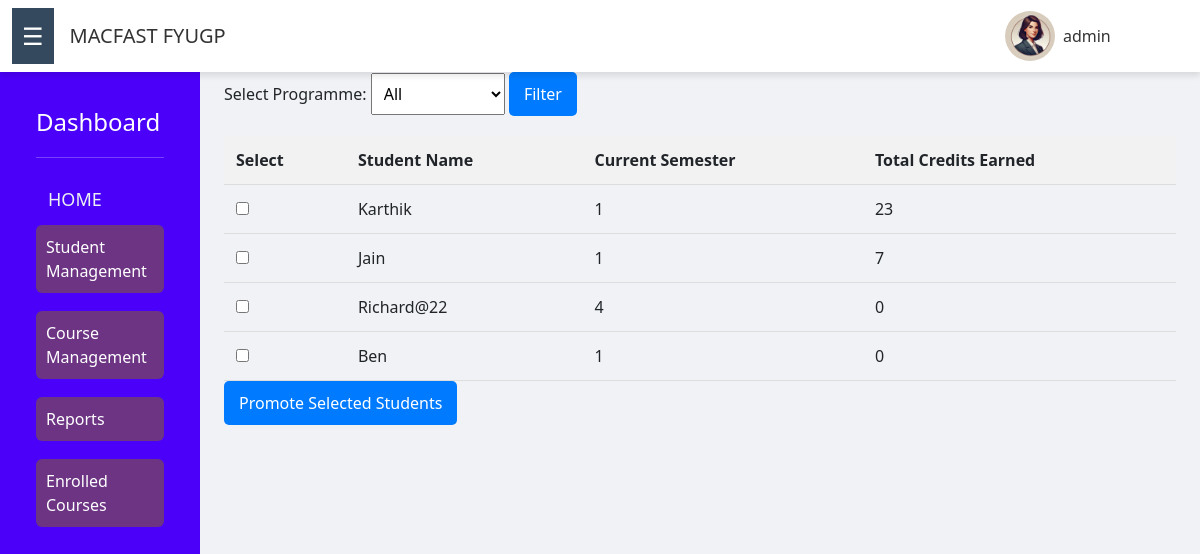
Screenshot of /promote-students/ (signed in) with the database file from the repository.
### core/models.py (models this page shows, shortened)
class CustomUser(AbstractUser):
    USER_TYPE_CHOICES = (
        ('student', 'Student'),
    )
    user_type = models.CharField(max_length=10, choices=USER_TYPE_CHOICES,default='student')
    objects = CustomUserManager()  # Attach CustomUserManager to the model

class StudentProfile(models.Model):
    user = models.OneToOneField(CustomUser, on_delete=models.CASCADE)
    first_name = models.CharField(max_length=30,default='')  # First name
    last_name = models.CharField(max_length=30,default='')   # Last name
    phone_number = models.CharField(max_length=15,default='')  # Phone number
    address = models.TextField(default='')  # Address
    dob = models.DateField()
    profile_picture = models.ImageField(upload_to='profile_pics/')
    programme = models.ForeignKey(Programme, on_delete=models.SET_NULL, null=True)
    department = models.ForeignKey(Department, on_delete=models.SET_NULL, null=True)
    board = models.CharField(max_length=100)
    subjects = models.ManyToManyField(Subject)  # Part III subjects studied in Plus Two
    semester = models.IntegerField(default=1)
    approved = models.BooleanField(default=False)

### core/views.py (the view, shortened to what this page needs)
# urls.py: path('promote-students/',views.promote_students_view, name='promote_students'),
@user_passes_test(lambda u: u.is_staff)  # Ensure only admins can access this view
def promote_students_view(request):
    selected_programme_id = request.GET.get('programme')
    students = StudentProfile.objects.all()
    if selected_programme_id:
        students = students.filter(programme__id=selected_programme_id)
    student_data = []
    for student in students:
        enrolled_courses = Enrollment.objects.filter(student=student)  # Adjust this according to your enrollment model
        total_credits = sum(course.course.credit for course in enrolled_courses)
        student_data.append({
            'student': student,
            'total_credits': total_credits,
        })
    programmes = Programme.objects.all()  # Fetch all programmes for the dropdown
    return render(request, 'promote_students.html', {
        'student_data': student_data,  # Pass calculated student data including total credits
        'programmes': programmes,
        'selected_programme_id': selected_programme_id,  # Pass the selected programme id
    })

### core/context_processors.py (called while the page is built)
def student_profile_processor(request):
    student_profile = None
    if request.user.is_authenticated:
        try:
            student_profile = StudentProfile.objects.get(user=request.user)
        except StudentProfile.DoesNotExist:
            pass  # Handle if the student profile does not exist
    return {'student_profile': student_profile}

### templates/promote_students.html (shortened to what this page needs)
{% extends 'abase.html' %}
{% block content %}
<form method="GET" action="" class="filter-form">
    <label for="programme">Select Programme:</label>
    <select name="programme" id="programme">
        <option value="">All</option>
    </select>
    <button type="submit" class="btn-primary">Filter</button>
</form>
<form method="POST" action="">
    <table>
        <thead>
            <tr>
                <th>Select</th>
                <th>Student Name</th>
                <th>Current Semester</th>
                <th>Total Credits Earned</th>
            </tr>
        </thead>
        <tbody>
            {% for item in student_data %}
                <tr>
                    <td><input type="checkbox" name="students" value="{{ item.student.id }}"></td>
                    <td>{{ item.student.user.username }}</td>
                    <td>{{ item.student.semester }}</td>
                    <td>{{ item.total_credits }}</td>
                </tr>
            {% endfor %}
        </tbody>
    </table>
    <button type="submit" class="btn-primary">Promote Selected Students</button>
</form>
{% endblock %}

### templates/abase.html (shortened to what this page needs)
<!DOCTYPE html>
<html lang="en">
<head>
    <link href="https://cdn.jsdelivr.net/npm/bootstrap@5.3.0-alpha1/dist/css/bootstrap.min.css" rel="stylesheet">
    {% load static %}
    <link href="{% static 'css/styles.css' %}" rel="stylesheet">
</head>
<body>
<nav class="navbar navbar-expand-lg">
    <div class="container-fluid">
        <button class="sidebar-toggle-btn" id="sidebar-toggle-btn">&#9776;</button>
        <a class="navbar-brand ms-3" href="#">MACFAST FYUGP</a>
        <div class="ms-auto d-flex align-items-center">
            <img src="{% static 'images/admin.webp' %}" class="rounded-circle" alt="Profile Picture" width="50" height="50">
            <ul class="navbar-nav">
                <li class="nav-item">
                    <a class="nav-link" href="">{{ user.username }}</a>
                </li>
                <li class="nav-item">
                    <a class="nav-link btn btn-danger text-white" href="#"
                       onclick="event.preventDefault(); document.getElementById('logout-form').submit();">
                    </a>
                </li>
            </ul>
        </div>
    </div>
</nav>
<div class="container-fluid">
    <div class="row">
        <div class="col-md-2 sidebar" id="sidebar">
            <div class="p-3">
                <h4 class="text-white">Dashboard</h4>
                <hr class="text-white">
                <a class="nav-link" href="{% url 'admin_dashboard' %}">HOME</a>
                <button class="btn btn-sidebar" data-bs-toggle="collapse" data-bs-target="#profileSubmenu" aria-expanded="false">
                   Student Management
                </button>
                <button class="btn btn-sidebar mt-2" data-bs-toggle="collapse" data-bs-target="#courseSubmenu" aria-expanded="false">
                    Course Management
                </button>
                <button class="btn btn-sidebar mt-2" data-bs-toggle="collapse" data-bs-target="#report" aria-expanded="false">
                    Reports
                  </button>
                <button class="btn btn-sidebar mt-2" data-bs-toggle="collapse" data-bs-target="#viewsSubmenu" aria-expanded="false">
                    Enrolled Courses
                </button>
            </div>
        </div>
        <main class="col ms-sm-auto px-md-4">
            {% block content %}
            {% endblock %}
        </main>
    </div>
</div>
</body>
</html>

### static/css/styles.css (style rules this page uses)
body { background-color: #f0f2f5; }
.navbar { background-color: #ffffff; color: #333333; box-shadow: 0 4px 6px rgba(0, 0, 0, 0.1); }
.navbar a { color: #333333; font-weight: 500; transition: color 0.3s; }
.sidebar { background-color: #2c3e50; min-height: 100vh; transition: all 0.3s; }
.sidebar a { color: #ecf0f1; font-size: 18px; padding: 12px; display: block; transition: background-color 0.3s, color 0.3s; }
.sidebar-toggle-btn { background-color: #34495e; color: #ffffff; border: none; font-size: 24px; padding: 10px; cursor: pointer; transition: background-color 0.3s; }

### templates/abase.html (style rules this page uses)
.sidebar { background-color: #4b00fa; min-height: 100vh; padding: 20px; transition: all 0.3s; }
.sidebar h4 { color: white; margin-bottom: 20px; }
.sidebar hr { border-color: white; }
.btn-sidebar { width: 100%; background-color: #6c3483; color: white; border: none; padding: 10px; text-align: left; margin-bottom: 10px; font-size: 16px; transition: background-color 0.3s; }
.btn-sidebar, .btn-sidebar-sub { text-decoration: none; }
ul { padding-left: 0; }
ul li { list-style: none; }

### templates/promote_students.html (style rules this page uses)
.filter-form { margin-bottom: 20px; }
.filter-form select { padding: 8px; font-size: 16px; }
table { width: 100%; border-collapse: collapse; margin-top: 20px; }
th, td { padding: 12px; text-align: left; border-bottom: 1px solid #ddd; }
th { background-color: #f2f2f2; }
.btn-primary { padding: 10px 15px; background-color: #007bff; color: white; border: none; border-radius: 5px; cursor: pointer; }

### rows the page displays
CustomUser: username "admin"
StudentProfile: student.user.username "Karthik", student.semester "1", total_credits "23"
StudentProfile: student.user.username "Jain", student.semester "1", total_credits "7"
StudentProfile: student.user.username "Richard@22", student.semester "4", total_credits "0"
StudentProfile: student.user.username "Ben", student.semester "1", total_credits "0"
